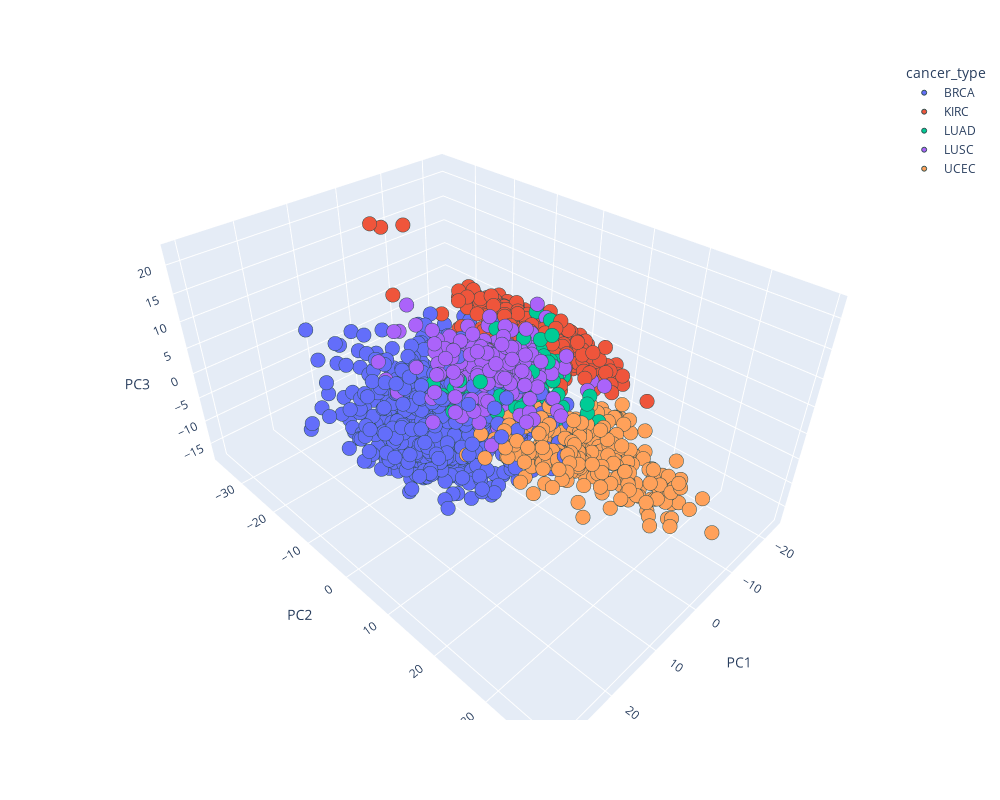

Write notebook code for a chart like this one.
### Code cell
fig = px.scatter_3d(final_df,
                    x='PC1', y='PC2', z='PC3',
                    color='cancer_type',
                    width=1000, height=800,
                    opacity=1
                    )

fig.update_traces(marker=dict(size=5,
                              line=dict(width=1,
                                        color='DarkSlateGrey')
                              ),
                  )

fig.show()

### Figure 1 — Plotly figure (JSON) as saved in the notebook; plotly's stock layout.template omitted (floating-point values rounded to 4 significant figures; data arrays with more than 128 entries replaced by an {"elided": "..."} marker saying what was removed)
{"data": [{"hovertemplate": "cancer_type=BRCA<br>PC1=%{x}<br>PC2=%{y}<br>PC3=%{z}<extra></extra>", "legendgroup": "BRCA", "marker": {"color": "#636efa", "line": {"color": "DarkSlateGrey", "width": 1}, "opacity": 1, "size": 5, "symbol": "circle"}, "mode": "markers", "name": "BRCA", "scene": "scene", "showlegend": true, "type": "scatter3d", "x": {"elided": "878 float values"}, "y": {"elided": "878 float values"}, "z": {"elided": "878 float values"}}, {"hovertemplate": "cancer_type=KIRC<br>PC1=%{x}<br>PC2=%{y}<br>PC3=%{z}<extra></extra>", "legendgroup": "KIRC", "marker": {"color": "#EF553B", "line": {"color": "DarkSlateGrey", "width": 1}, "opacity": 1, "size": 5, "symbol": "circle"}, "mode": "markers", "name": "KIRC", "scene": "scene", "showlegend": true, "type": "scatter3d", "x": {"elided": "537 float values"}, "y": {"elided": "537 float values"}, "z": {"elided": "537 float values"}}, {"hovertemplate": "cancer_type=LUAD<br>PC1=%{x}<br>PC2=%{y}<br>PC3=%{z}<extra></extra>", "legendgroup": "LUAD", "marker": {"color": "#00cc96", "line": {"color": "DarkSlateGrey", "width": 1}, "opacity": 1, "size": 5, "symbol": "circle"}, "mode": "markers", "name": "LUAD", "scene": "scene", "showlegend": true, "type": "scatter3d", "x": {"elided": "162 float values"}, "y": {"elided": "162 float values"}, "z": {"elided": "162 float values"}}, {"hovertemplate": "cancer_type=LUSC<br>PC1=%{x}<br>PC2=%{y}<br>PC3=%{z}<extra></extra>", "legendgroup": "LUSC", "marker": {"color": "#ab63fa", "line": {"color": "DarkSlateGrey", "width": 1}, "opacity": 1, "size": 5, "symbol": "circle"}, "mode": "markers", "name": "LUSC", "scene": "scene", "showlegend": true, "type": "scatter3d", "x": {"elided": "240 float values"}, "y": {"elided": "240 float values"}, "z": {"elided": "240 float values"}}, {"hovertemplate": "cancer_type=UCEC<br>PC1=%{x}<br>PC2=%{y}<br>PC3=%{z}<extra></extra>", "legendgroup": "UCEC", "marker": {"color": "#FFA15A", "line": {"color": "DarkSlateGrey", "width": 1}, "opacity": 1, "size": 5, "symbol": "circle"}, "mode": "markers", "name": "UCEC", "scene": "scene", "showlegend": true, "type": "scatter3d", "x": {"elided": "269 float values"}, "y": {"elided": "269 float values"}, "z": {"elided": "269 float values"}}], "layout": {"height": 800, "legend": {"title": {"text": "cancer_type"}, "tracegroupgap": 0}, "margin": {"t": 60}, "scene": {"domain": {"x": [0, 1], "y": [0, 1]}, "xaxis": {"title": {"text": "PC1"}}, "yaxis": {"title": {"text": "PC2"}}, "zaxis": {"title": {"text": "PC3"}}}, "width": 1000}}
